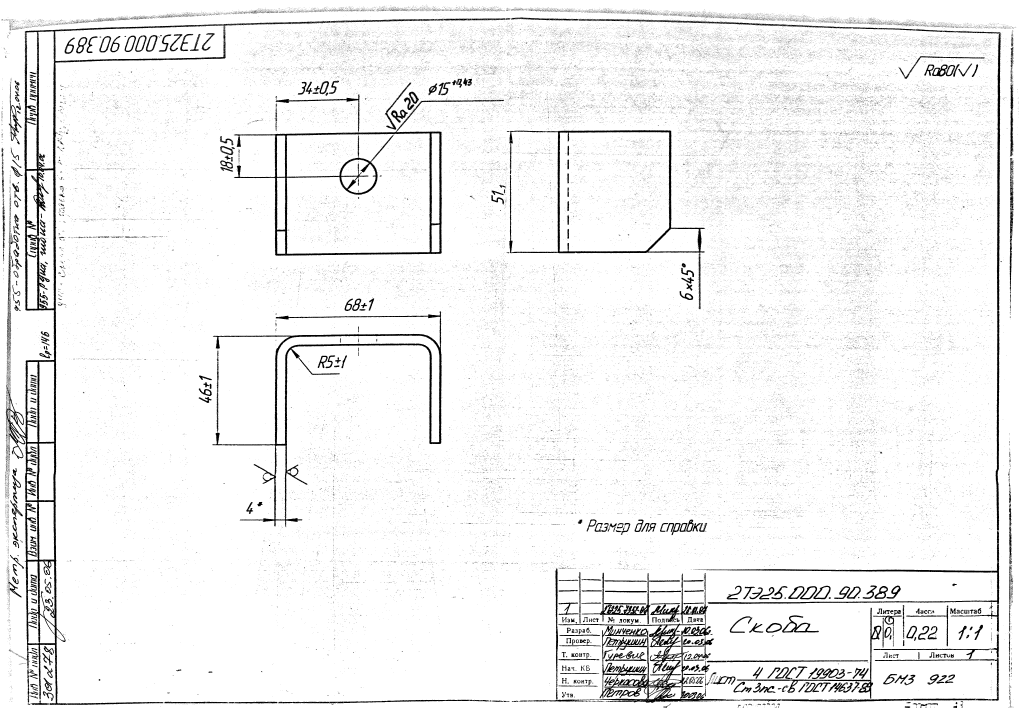
#> input picture service/unittests/БМЗ > 2ТЭ25-000-90-389.tif, 5120 x 3539 px (shown at 1/5 size)
$ python -i detection.py   (imports and definitions only)   (older library calls are emulated)
#> lines starting #> are read from the running program, lines starting #| are printed output that depends on the picture; after the words box and inside, x2 and y2 are one past the last pixel; in counts of white or black regions, pixels touching at a corner belong together
from PIL import Image

import cv2
import numpy as np

from pdf2image import convert_from_path


# [16 lines left out: functions load_image_from_path, load_image_from_pil, not called in this run]

def pil2cv(pil_img):
    return cv2.cvtColor(np.asarray(pil_img), cv2.COLOR_RGB2GRAY)


def cv2pil(cv_img):
    return Image.fromarray(cv_img)


def show(cv_img):
    i = Image.fromarray(cv_img)
    return i.resize((i.size[0]//2, i.size[1]//2))


class RectsBank:
    # nms provider
    def __init__(self, intersec_lim=0.2):
        self.rects = []
        self.limit = intersec_lim

    def intersects(self, bbox):
        for bb in self.rects:
            if self._intersection(bb, bbox) > self.limit:
                return True
        return False

    def add(self, bbox):
        self.rects.append(bbox)

    def _intersection(self, b1, b2):
        xa1,ya1,wa,ha = b1
        xb1,yb1,wb,hb = b2
        xa2, ya2 = xa1+wa, ya1+ha
        xb2, yb2 = xb1+wb, yb1+hb

        # i stands for intersection
        xi1 = max(xa1, xb1)
        yi1 = max(ya1, yb1)
        xi2 = min(xa2, xb2)
        yi2 = min(ya2, yb2)

        wi = xi2 - xi1
        hi = yi2 - yi1

        if wi <= 0 or hi <= 0:
            return 0.

        area = wi * hi
        minArea = min(wa*ha, wb*hb)
        return area/minArea


def get_white_area(thresh_img):

    #finding conturs
    _, contours, hierarchy = cv2.findContours(thresh_img, cv2.RETR_TREE, cv2.CHAIN_APPROX_NONE)
    # find inner white area
    get_area = lambda c: -c[2] * c[3]
    contour_sizes = [(get_area(cv2.boundingRect(contour)), contour) for contour in contours]
    sorted_contours = sorted(contour_sizes, key=lambda x: x[0])

    mask = np.zeros(thresh_img.shape, dtype=np.uint8)
    img_area = thresh_img.shape[0] * thresh_img.shape[1]
    prev_contour = sorted_contours[0][1]
    for c in sorted_contours:
        if -c[0] / img_area < 0.5:
            crop_contour = prev_contour
            cv2.drawContours(mask, [crop_contour], -1, (255, 255, 255), cv2.FILLED)
            thresh_img = cv2.bitwise_and(thresh_img, thresh_img, mask=mask)
            thresh_img[mask == 0] = 255
            return thresh_img
        elif -cv2.contourArea(c[1]) / c[0] < 0.5:
            continue
        else:
            prev_contour = c[1]


# [7 lines left out: function process_morph, not called in this run]


def find_conturs(cv_img):
    # return list of conturs bboxes in format [((x, y), (x1, y1)), ... ]

    # binarization
    thresh_img = cv2.threshold(cv_img, thresh=200, maxval=255, type=cv2.THRESH_BINARY)[1]
    #make contours thicker
    _, contours, hierarchy = cv2.findContours(thresh_img, cv2.RETR_TREE, cv2.CHAIN_APPROX_NONE)
    cv2.drawContours(thresh_img, contours, -1, 0, 3)
    #get only inner area
    thresh_img = get_white_area(thresh_img)

    # finding contours
    _, contours, hierarchy = cv2.findContours(thresh_img, cv2.RETR_TREE, cv2.CHAIN_APPROX_SIMPLE)

    bboxes = [cv2.boundingRect(c) for c in contours]
    top_bboxes = sorted(bboxes, key=lambda b: -b[2]*b[3])

    rects_drawn = RectsBank()
    bboxes = []
    clim = 5
    c = 0
    b=25 # border size in pixels
    for (x,y,w,h) in top_bboxes:
        if w*h/cv_img.size < 0.6 and w*h/cv_img.size > 0.03:
            # some kind of nms
            if rects_drawn.intersects((x,y,w,h)):
                # do not need submodules
                continue
            c+=1
            rects_drawn.add((x,y,w,h))
            bbox = ((x-b,y-b),(x+w+b,y+h+b))
            bboxes.append(bbox)

        if c >= clim:
            break
    return bboxes


# [8 lines left out: function draw_conturs, not called in this run]


def crop_conturs(cv_img):
    # returns list of detail images
    img = cv2.threshold(cv_img, 200, 255, cv2.THRESH_BINARY)[1]
    details = []
    bboxes = find_conturs(cv_img)
    for c, bbox in enumerate(bboxes):
        (x, y), (x1, y1) = bbox
        detail = cv_img[y:y1, x:x1]
        if detail.size > 0:
            details.append(detail)
    return details

>>> import cv2
>>> picture = cv2.imread('../unittests/БМЗ > 2ТЭ25-000-90-389.tif', cv2.IMREAD_GRAYSCALE)
#> picture: shape (3539, 5120); 94.7% white; 122120 black regions (121301 under 20 px), largest, box (x1, y1, x2, y2) and area: (28, 93, 2218, 3525) 148293, (2792, 2865, 3633, 3514) 63519, (1061, 1557, 2208, 2636) 55551
>>> result = crop_conturs(picture)
#> in find_conturs, `_, contours, hierarchy = cv2.findContours(thresh_img, cv2.RETR_TREE, c..`: contours = 146852 contours
#> in find_conturs, `cv2.drawContours(thresh_img, contours, -1, 0, 3)`:
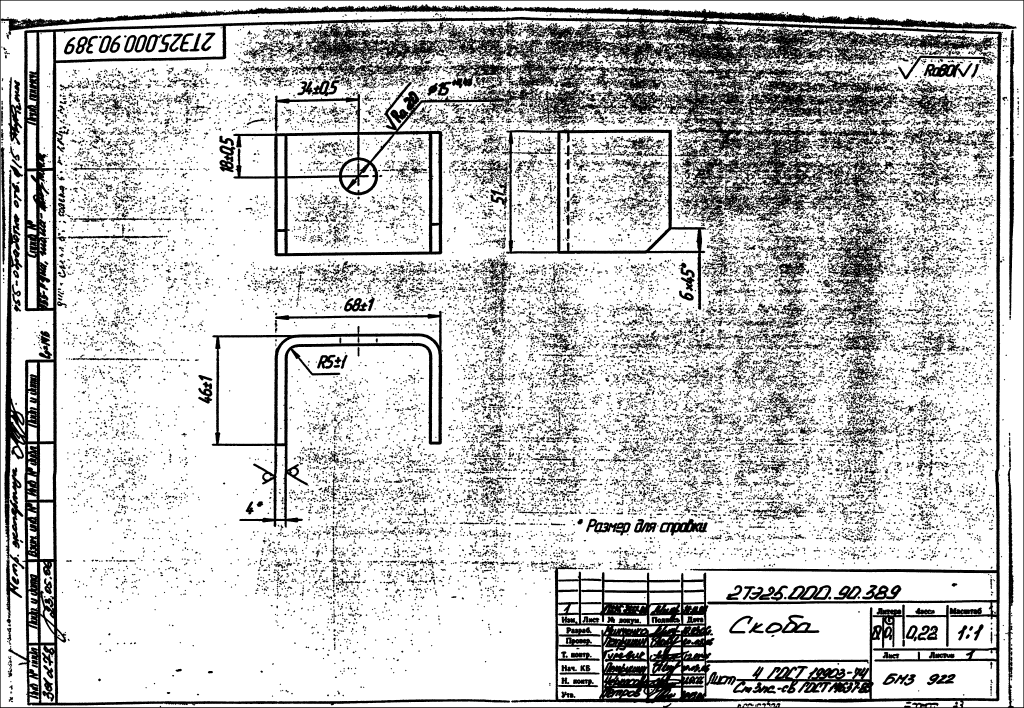
#> thresh_img: shape (3539, 5120) (shown at 1/5 size); 77.5% white; 23149 black regions
#> in get_white_area, `_, contours, hierarchy = cv2.findContours(thresh_img, cv2.RETR_TREE, c..`: contours = 32522 contours, 4463 with area under 20; largest, box (x1, y1, x2, y2) and area: (3, 51, 4992, 3536) 15598692, (3, 3, 5117, 3536) 719710, (1164, 275, 2773, 1283) 580683, (2529, 640, 3531, 1550) 527907, (1057, 1553, 2216, 2640) 331914
#> in get_white_area, `contour_sizes = [(get_area(cv2.boundingRect(contour)), contour) for co..`: contour_sizes = 32522 items
#> in get_white_area, `prev_contour = sorted_contours[0][1]`: prev_contour = contour of 25621 points, box (x1, y1, x2, y2) (3, 3, 5117, 3536), area 719710
#> the loop in get_white_area, `for c in sorted_contours:` made 3 passes
#> after the loop in get_white_area, `for c in sorted_contours:`:
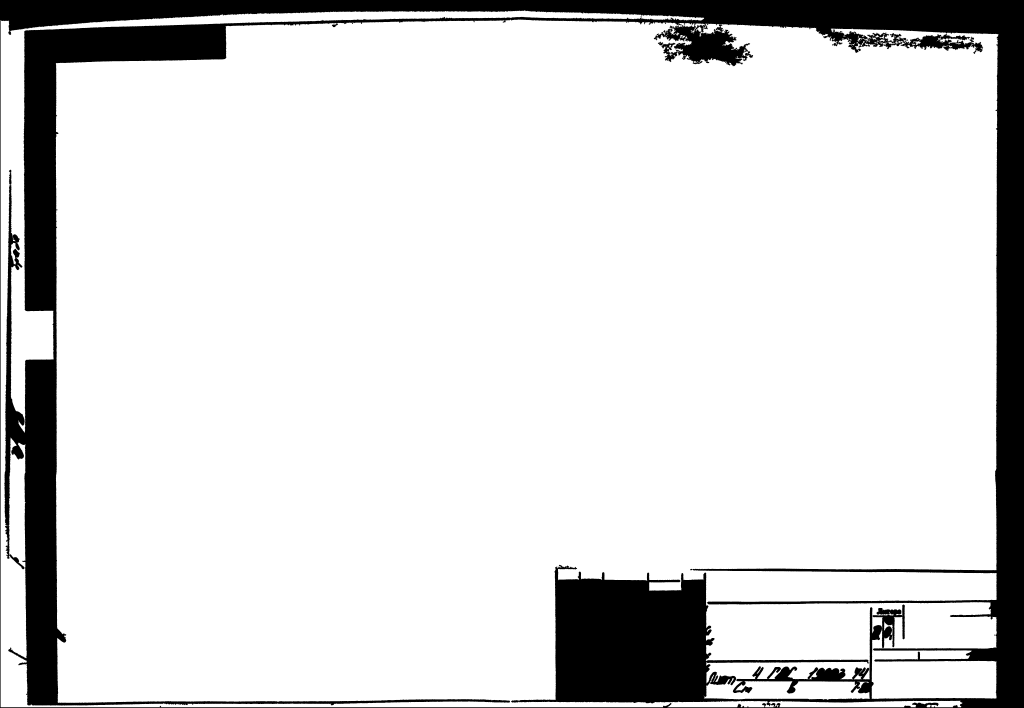
#> mask: shape (3539, 5120) (shown at 1/5 size); 86.3% white; 1 black region, box (x1, y1, x2, y2) and area: (0, 0, 5120, 3539) 2482850
#> after the loop in get_white_area, `for c in sorted_contours:`:
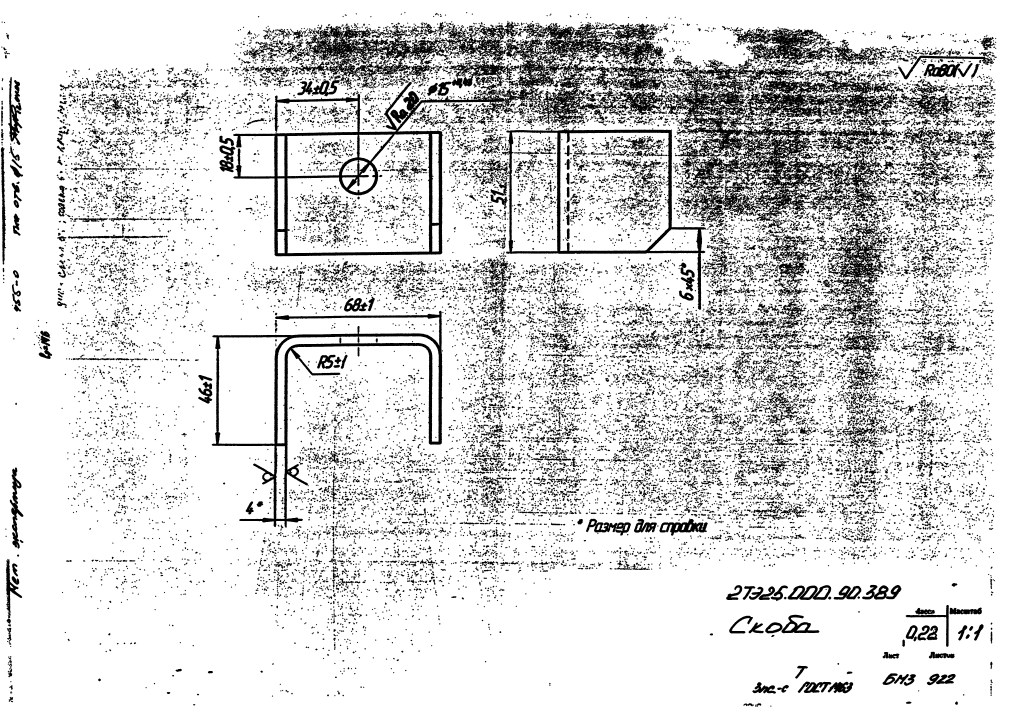
#> thresh_img: shape (3539, 5120) (shown at 1/5 size); 84.2% white; 23047 black regions
#> in find_conturs, `_, contours, hierarchy = cv2.findContours(thresh_img, cv2.RETR_TREE, c..`: contours = 30952 contours, 3390 with area under 20; largest, box (x1, y1, x2, y2) and area: (0, 0, 5120, 3539) 18111022, (1164, 275, 2773, 1283) 580683, (2529, 640, 3531, 1550) 527907, (1057, 1553, 2216, 2640) 331914, (2800, 663, 3344, 1255) 308983
#> in find_conturs, `bboxes = [cv2.boundingRect(c) for c in contours]`: bboxes = 30952 items
#> the loop in find_conturs, `for (x,y,w,h) in top_bboxes:` made 30952 passes
#> (x, y, w, h) on pass 4: (2529, 640, 1002, 910)
#> after the loop in find_conturs, `for (x,y,w,h) in top_bboxes:`: bboxes = [((1139, 250), (2798, 1308)), ((1032, 1528), (2241, 2665)), ((2504, 615), (3556, 1575))]; c = 3
#> the loop in crop_conturs, `for c, bbox in enumerate(bboxes):` made 3 passes
#> (x, y, x1, y1) on passes 1 to 3: (1139, 250, 2798, 1308), (1032, 1528, 2241, 2665), (2504, 615, 3556, 1575)
#> pass 1, in crop_conturs, `detail = cv_img[y:y1, x:x1]`:
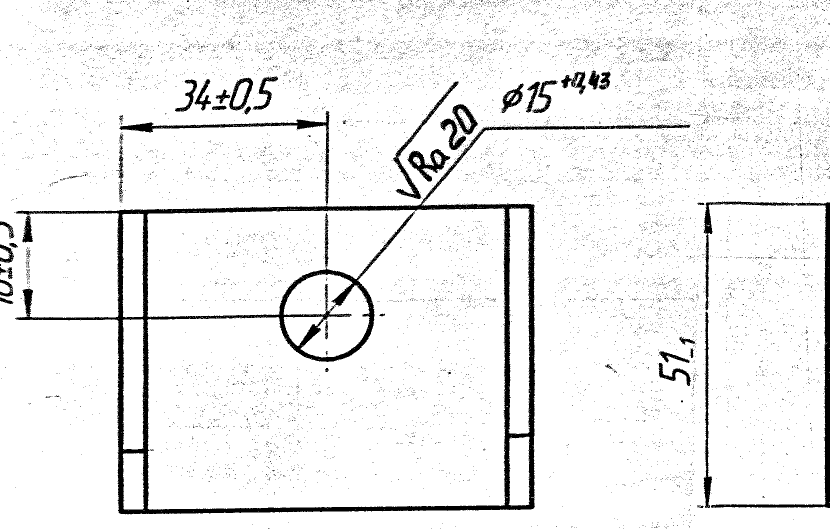
#> detail: shape (1058, 1659) (shown at 1/2 size); 93.7% white; 13364 black regions (13316 under 20 px), largest, box (x1, y1, x2, y2) and area: (30, 252, 1170, 1029) 54793, (1407, 403, 1659, 1016) 9270, (239, 222, 659, 410) 4068
#> pass 2, in crop_conturs, `detail = cv_img[y:y1, x:x1]`:
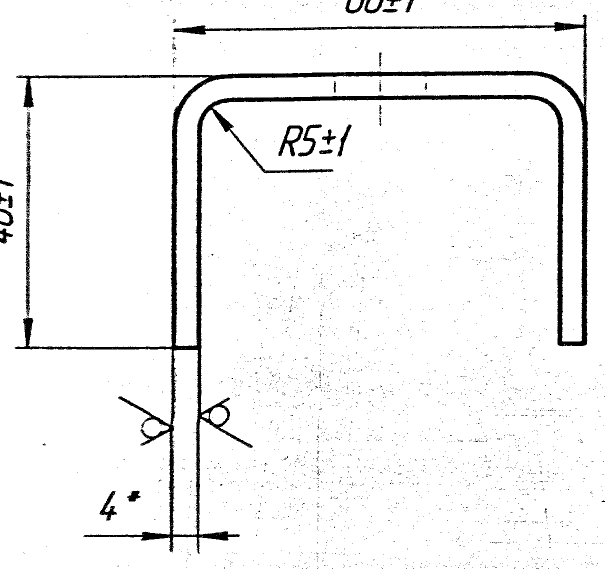
#> detail: shape (1137, 1209) (shown at 1/2 size); 95% white; 2675 black regions (2643 under 20 px), largest, box (x1, y1, x2, y2) and area: (29, 29, 1176, 1108) 55551, (51, 437, 60, 633) 1095, (556, 251, 607, 313) 1035
#> pass 3, in crop_conturs, `detail = cv_img[y:y1, x:x1]`:
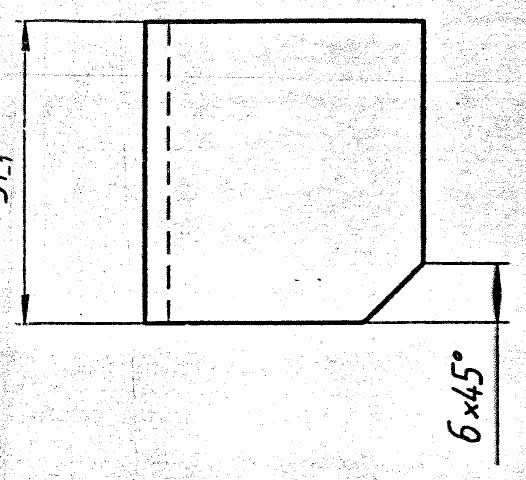
#> detail: shape (960, 1052) (shown at 1/2 size); 95% white; 7006 black regions (6983 under 20 px), largest, box (x1, y1, x2, y2) and area: (42, 36, 1021, 931) 31809, (42, 258, 59, 651) 2308, (893, 840, 962, 885) 1029
#> after the loop in crop_conturs, `for c, bbox in enumerate(bboxes):`: details = 3 items
#> result = 3 items

$ run again, on service/unittests/НЭВЗ > 7ТН.242.096.tif
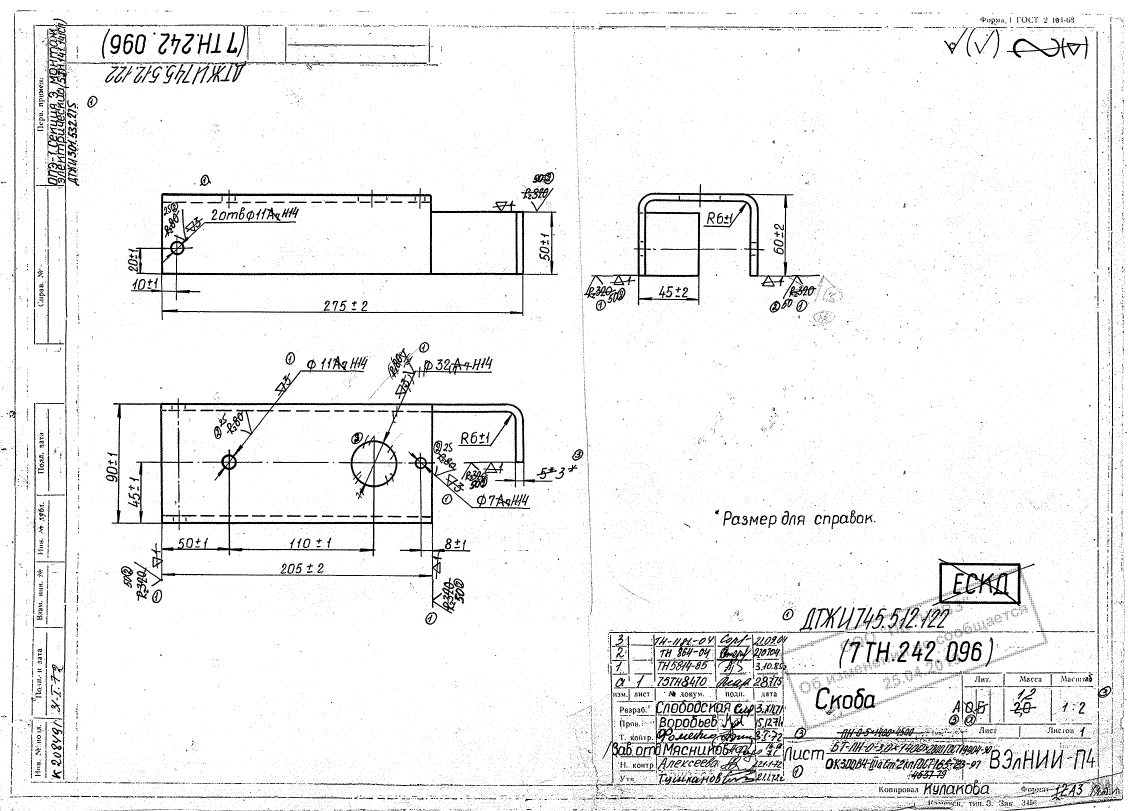
#> input picture service/unittests/НЭВЗ > 7ТН.242.096.tif, 3385 x 2433 px (shown at 1/3 size)
#> picture: shape (2433, 3385); 94.4% white; 30072 black regions (28785 under 20 px)
#> in find_conturs, `_, contours, hierarchy = cv2.findContours(thresh_img, cv2.RETR_TREE, c..`: contours = 37775 contours, 35722 with area under 20; largest, box (x1, y1, x2, y2) and area: (0, 0, 3385, 2433) 8228399, (334, 1043, 1659, 1842) 514816, (392, 563, 1675, 961) 399876, (488, 586, 1291, 821) 175016, (689, 1214, 1199, 1567) 134795
#> in get_white_area, `_, contours, hierarchy = cv2.findContours(thresh_img, cv2.RETR_TREE, c..`: contours = 11186 contours, 1867 with area under 20; largest, box (x1, y1, x2, y2) and area: (3, 3, 3382, 2430) 7248672, (310, 1021, 1675, 1845) 577374, (379, 512, 1678, 964) 422002, (59, 52, 1318, 2343) 318377, (492, 589, 1288, 818) 149192
#> contour_sizes = 11186 items, first 6: (-2, [[3108, 2429], [3109, 2429]]), (-1, [[3106, 2429]]), (-1, [[3104, 2429]]), (-1, [[3101, 2429]]), (-1, [[2860, 2429]]), (-1, [[2734, 2429]])
#> sorted_contours = 11186 items
#> prev_contour = contour of 26301 points, box (x1, y1, x2, y2) (3, 3, 3382, 2430), area 7248672
#> the loop in get_white_area, `for c in sorted_contours:` made 2 passes
#> after the loop in get_white_area, `for c in sorted_contours:`:
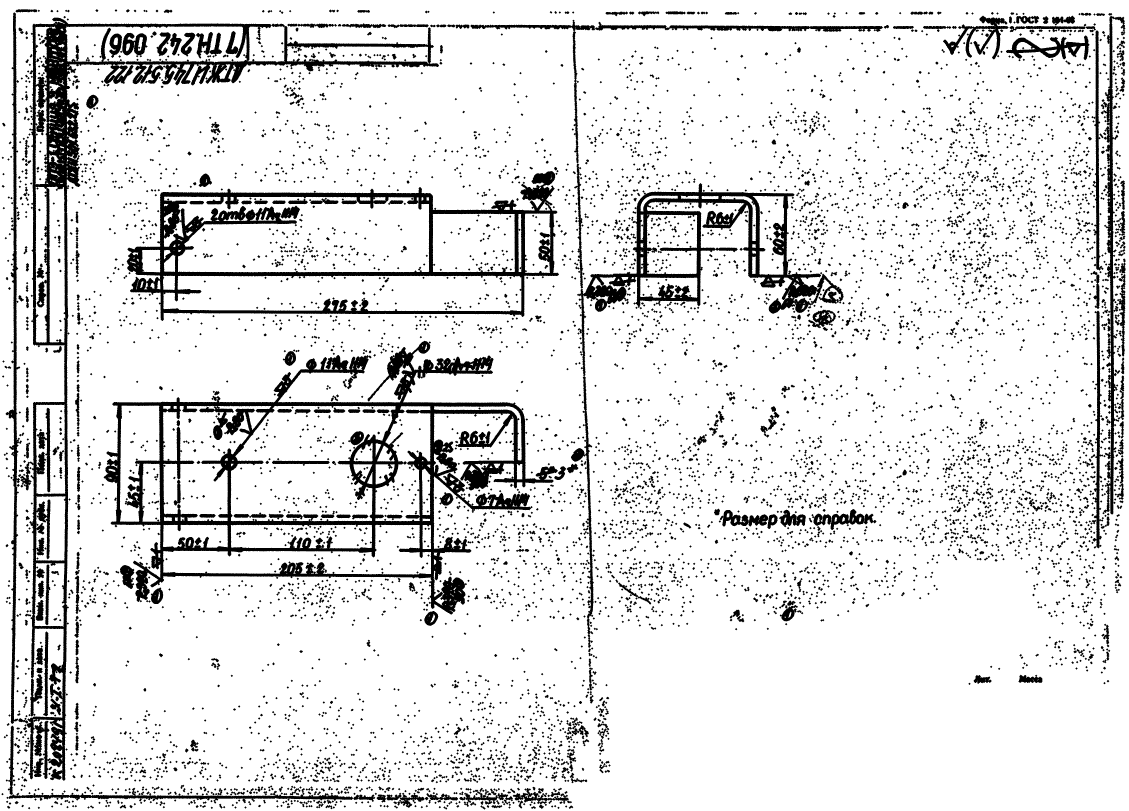
#> thresh_img: shape (2433, 3385) (shown at 1/3 size); 88.2% white; 7402 black regions
#> in find_conturs, `_, contours, hierarchy = cv2.findContours(thresh_img, cv2.RETR_TREE, c..`: contours = 8698 contours, 547 with area under 20; largest, box (x1, y1, x2, y2) and area: (0, 0, 3385, 2433) 8229888, (310, 1021, 1675, 1845) 577374, (379, 512, 1678, 964) 422002, (59, 52, 1318, 2343) 318377, (492, 589, 1288, 818) 149192
#> in find_conturs, `bboxes = [cv2.boundingRect(c) for c in contours]`: bboxes = 8698 items, first 6: (0, 0, 3385, 2433), (1334, 2421, 9, 9), (83, 2420, 9, 9), (1671, 2419, 9, 9), (631, 2419, 9, 9), (112, 2419, 9, 9)
#> top_bboxes = 8698 items, first 6: (0, 0, 3385, 2433), (59, 52, 1259, 2291), (1721, 489, 811, 1456), (310, 1021, 1365, 824), (379, 512, 1299, 452), (492, 589, 796, 229)
#> the loop in find_conturs, `for (x,y,w,h) in top_bboxes:` made 8698 passes
#> (x, y, w, h) on pass 3: (1721, 489, 811, 1456)
#> after the loop in find_conturs, `for (x,y,w,h) in top_bboxes:`: bboxes = [((34, 27), (1343, 2368)), ((1696, 464), (2557, 1970))]; c = 2
#> the loop in crop_conturs, `for c, bbox in enumerate(bboxes):` made 2 passes
#> (c, x, y, x1, y1) on passes 1 to 2: (0, 34, 27, 1343, 2368), (1, 1696, 464, 2557, 1970)
#> pass 2, in crop_conturs, `detail = cv_img[y:y1, x:x1]`:
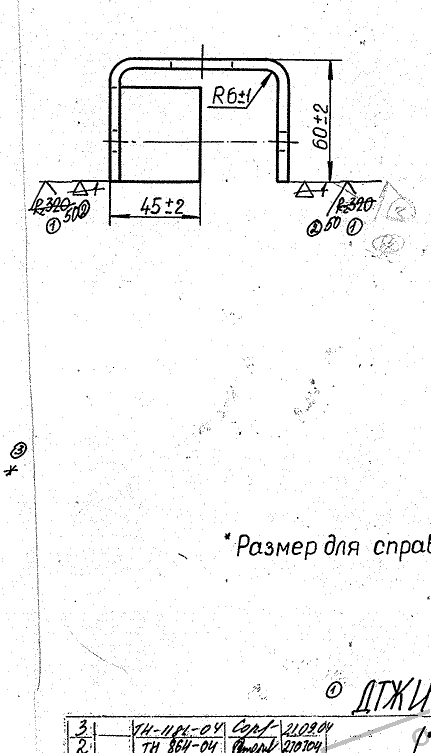
#> detail: shape (1506, 861) (shown at 1/2 size); 95.9% white; 3614 black regions (3500 under 20 px), largest, box (x1, y1, x2, y2) and area: (56, 88, 764, 452) 20950, (456, 1439, 559, 1506) 1864, (748, 1355, 829, 1423) 1288
#> after the loop in crop_conturs, `for c, bbox in enumerate(bboxes):`: details = 2 items
